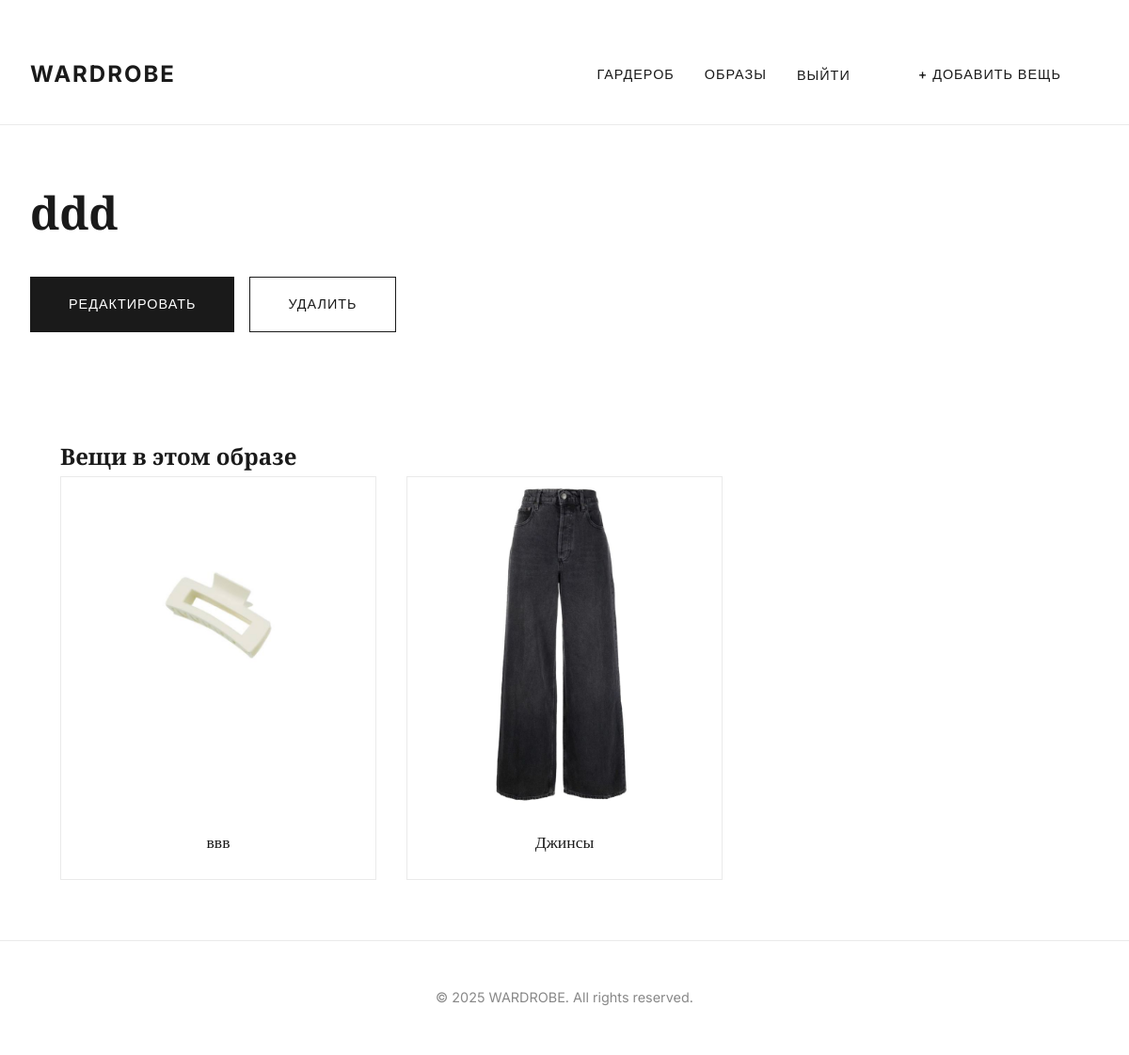
/outfits/2/ (signed in), run on the app's committed database.
### clothes/models.py (models this page shows, shortened)
class Outfit(models.Model):
    user = models.ForeignKey(
        settings.AUTH_USER_MODEL,
        on_delete=models.CASCADE,
        related_name='outfits',
        verbose_name="Владелец"
    )
    name = models.CharField(max_length=200, verbose_name="Название образа")
    items = models.ManyToManyField(
        Item,
        related_name='outfits',
        verbose_name="Вещи в образе"
    )
    description = models.TextField(blank=True, verbose_name="Описание")
    created_at = models.DateTimeField(auto_now_add=True, verbose_name="Дата создания")
    class Meta:
        verbose_name = "Образ"
        verbose_name_plural = "Образы"
        ordering = ['-created_at']

class Item(models.Model):
    class Season(models.TextChoices):
        ANY = 'ANY', 'Любой сезон'
        SUMMER = 'SUM', 'Лето'
        WINTER = 'WIN', 'Зима'
        DEMI_SEASON = 'DEM', 'Демисезон'
    user = models.ForeignKey(
        settings.AUTH_USER_MODEL,
        on_delete=models.CASCADE,
        related_name='items',
        verbose_name="Владелец"
    )
    name = models.CharField(max_length=200, verbose_name="Название вещи")
    category = models.ForeignKey( # <-- ВОЗВРАЩАЕМ КАТЕГОРИЮ
        Category,
        on_delete=models.PROTECT,
        related_name='items',
        verbose_name="Категория"
    )
    image = models.ImageField(
        upload_to='clothes_images/%Y/%m/%d/',
        verbose_name="Изображение"
    )
    color = models.CharField(max_length=50, blank=True, verbose_name="Цвет")
    season = models.CharField(
        max_length=3,
        choices=Season.choices,
        default=Season.ANY,
        verbose_name="Сезон"
    )
    created_at = models.DateTimeField(auto_now_add=True, verbose_name="Дата добавления")
    class Meta:
        verbose_name = "Вещь"
        verbose_name_plural = "Вещи"
        ordering = ['-created_at']

### clothes/views.py (the view)
# urls.py: path('outfits/<int:pk>/', views.OutfitDetailView.as_view(), name='outfit_detail'),
class OutfitDetailView(LoginRequiredMixin, UserPassesTestMixin, DetailView):
    model = Outfit
    template_name = 'clothes/outfit_detail.html'
    context_object_name = 'outfit'
    def test_func(self):
        outfit = self.get_object()
        return outfit.user == self.request.user

### templates/clothes/outfit_detail.html (shortened to what this page needs)
﻿﻿{% extends 'base.html' %}
{% load static %}
{% block content %}
<div class="container">
    <div class="detail-container">
        <div class="detail-info-wrapper">
            <h1>{{ outfit.name }}</h1>
            <div class="detail-actions">
                <a href="{% url 'clothes:outfit_update' outfit.pk %}" class="btn">Редактировать</a>
                <a href="{% url 'clothes:outfit_delete' outfit.pk %}" class="btn btn-secondary">Удалить</a>
            </div>
        </div>
    </div>
    <div class="container" style="padding-top: 3rem;">
        <h2 class="section-title">Вещи в этом образе</h2>
        {% if outfit.items.all %}
        <div class="items-grid">
            {% for item in outfit.items.all %}
            <a href="{% url 'clothes:item_detail' item.pk %}" class="item-card">
                {% if item.image %}
                <img src="{{ item.image.url }}" alt="{{ item.name }}" class="item-card__image">
                {% endif %}
                <div class="item-card__body">
                    <h3 class="item-card__name">{{ item.name }}</h3>
                </div>
            </a>
            {% endfor %}
        </div>
        {% else %}
        <p>В этом образе пока нет вещей.</p>
        {% endif %}
    </div>
</div>
{% endblock %}

### static/css/style.css (style rules this page uses)
* { box-sizing: border-box; margin: 0; padding: 0; }
body { font-family: var(--font-family-base); background-color: var(--background-color); color: var(--primary-color); line-height: 1.7; -webkit-font-smoothing: antialiased; }
.container { max-width: 1280px; margin: 0 auto; padding: 0 2rem; }
h1, h2, h3, h4, h5, h6 { font-family: var(--font-family-heading); font-weight: 700; }
a { color: var(--primary-color); text-decoration: none; transition: opacity 0.2s ease; }
.btn, .nav-button-primary { display: inline-block; padding: 1rem 2.5rem; border: 1px solid var(--primary-color); border-radius: var(--border-radius); font-family: var(--font-family-base); font-weight: 500; font-size: 0.9rem; text-transform: uppercase; letter-spacing: 1px; text-decoration: none; text-align: center; cursor: pointer; transition: all 0.3s ease; }
.nav-button-primary, .btn { background-color: var(--primary-color); color: var(--background-color); }
.btn.btn-secondary { background-color: var(--background-color); color: var(--primary-color); }
.items-grid, .outfits-grid { display: grid; grid-template-columns: repeat(auto-fill, minmax(280px, 1fr)); gap: 2rem; padding-bottom: 4rem; }
.item-card, .outfit-card { background-color: var(--background-color); border: 1px solid var(--border-color); overflow: hidden; transition: box-shadow 0.3s ease, transform 0.3s ease; }
.item-card__image { width: 100%; height: 350px; object-fit: cover; display: block; }
.item-card__body { padding: 1.5rem; text-align: center; }
.item-card__name { font-size: 1.1rem; font-weight: 500; color: var(--primary-color); }
.detail-container { display: grid; grid-template-columns: repeat(2, 1fr); gap: 4rem; align-items: start; padding: 4rem 0; }
.detail-info-wrapper h1 { font-size: 3rem; margin-bottom: 2.5rem; line-height: 1.2; }
.detail-actions { display: flex; flex-wrap: wrap; gap: 1rem; }

### data on the page
Outfit: name "ddd"
Item: image (picture), name "ввв"
Item: image (picture), name "Джинсы"
